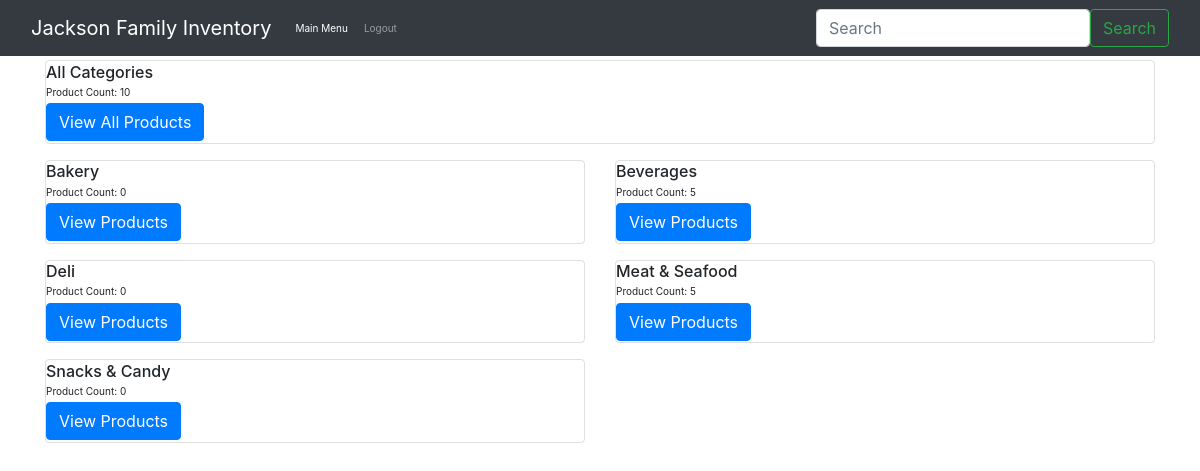
Screenshot of /items (signed in) with the database file from the repository.
### JacksonInventory/models.py (models this page shows)
class Category(db.Model):
    id = db.Column(db.Integer, primary_key=True)
    category = db.Column(db.String(75), unique=True)
    items = db.relationship('Item', backref='category', lazy=True)

### JacksonInventory/routes.py (the view)
@app.route('/items')
@login_required
def items_page():
    query = text('''
    SELECT c.id, c.category, COUNT(i.category_id) AS product_count
    FROM category c
    LEFT JOIN item i ON i.category_id = c.id
    GROUP BY c.id, c.category
    ORDER BY c.category
    ''')
    result = db.session.execute(query)
    categories = result.fetchall()
    total_product_count = db.session.query(func.count()).select_from(Item).scalar()
    return render_template('items.html', categories=categories, total_product_count=total_product_count)

### JacksonInventory/forms.py
class SearchForm(FlaskForm):
    searched = StringField("Searched", validators=[DataRequired()])
    submit = SubmitField("Submit")

### JacksonInventory/models.py (called while the page is built)
@login_manager.user_loader
def load_user(user_id):
    return User.query.get(int(user_id))

### JacksonInventory/routes.py (called while the page is built)
@app.context_processor
def base():
    form = SearchForm()
    return dict(form=form)

### JacksonInventory/templates/items.html (shortened to what this page needs)
{% extends 'base.html' %}
{% block content %}
<br/></br/>
<div class="container">
  <div class="row justify-content-center">
    <div class="col-12">
      {% if categories %}
      <div class="card mb-3" style="background-color: transparent;">
        <div class="row no-gutters">
          <div class="col-6">
            <div class="card-body">
              <h6 class="card-title">All Categories</h6>
              <p class="card-text">Product Count: {{ total_product_count }}</p>
              <a href="{{ url_for('all_categories_page') }}" class="btn btn-primary">View All Products</a>
            </div>
          </div>
        </div>
      </div>
      {% endif %}
      <div class="row">
        {% for category in categories %}
        <div class="col-6">
          <div class="card mb-3" style="background-color: transparent;">
            <div class="row no-gutters">
              <div class="col-12">
                <div class="card-body">
                  <h6 class="card-title">{{ category[1] }}</h6>
                  <p class="card-text">Product Count: {{ category[2] }}</p>
                  <a href="{{ url_for('category_page', id=category[0]) }}" class="btn btn-primary">View Products</a>
                </div>
              </div>
            </div>
          </div>
        </div>
        {% endfor %}
      </div>
    </div>
  </div>
</div>
{% endblock %}

### JacksonInventory/templates/items.html (style rules this page uses)
body { font-size: 10px; }
.card-body { padding: 0.1rem 0; }
.card-title, .card-text { margin-bottom: 0.2rem; }

### rows the page displays
Category: category "Bakery", category "0"
Category: category "Beverages", category "5"
Category: category "Deli", category "0"
Category: category "Meat & Seafood", category "5"
Category: category "Snacks & Candy", category "0"

### other values shown
{{ total_product_count }} "10"
